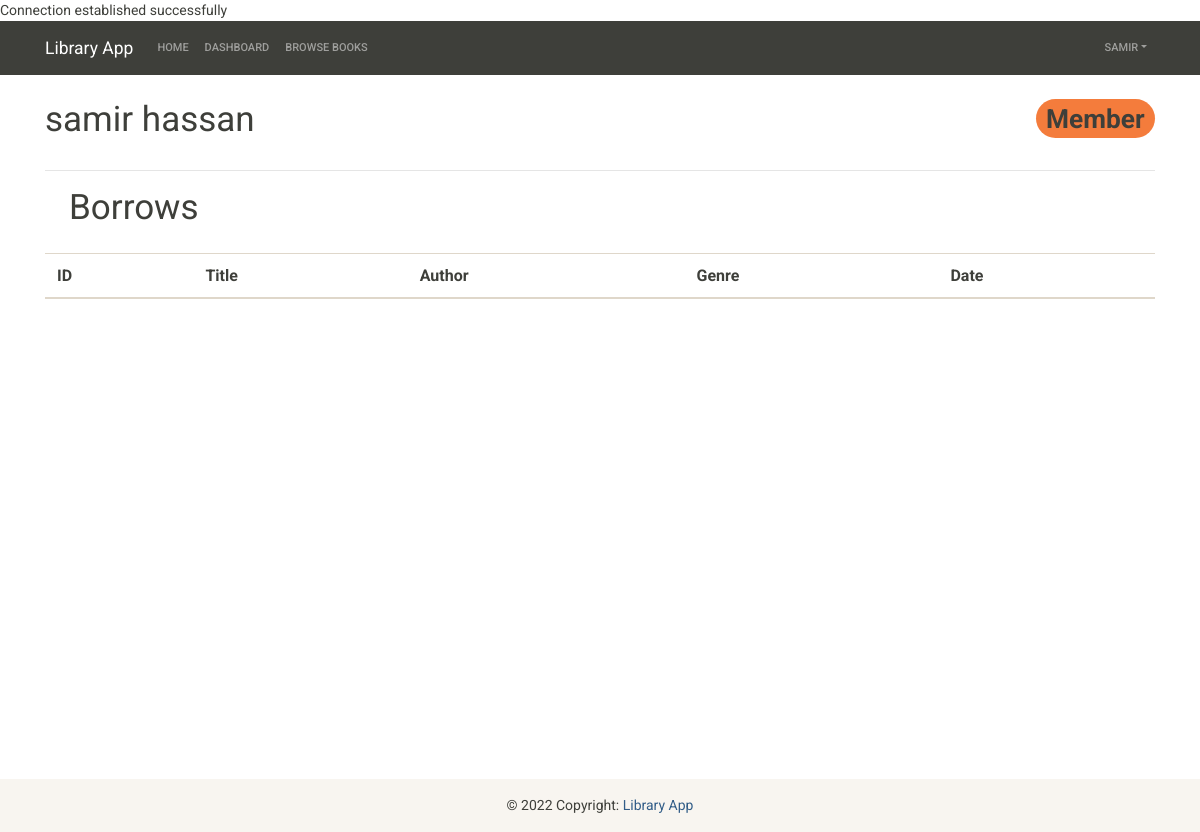
The page /customer-dashboard.php (signed in) on the database as committed earlier.
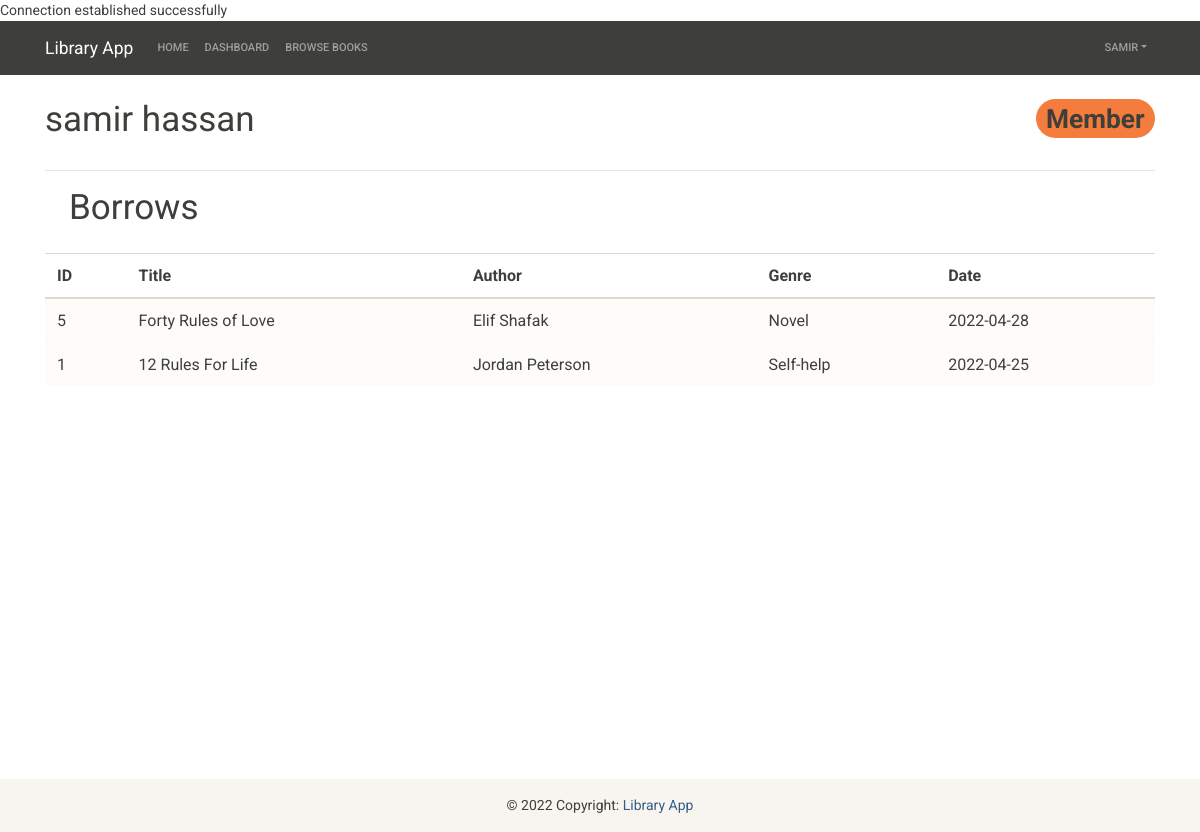
The same page on the database as committed later.
### tables this page shows
CREATE TABLE `borrowing` (
  `id` int(11) NOT NULL,
  `user_id` int(11) NOT NULL,
  `book_id` int(11) NOT NULL,
  `date` datetime NOT NULL
);

CREATE TABLE `book` (
  `id` int(11) NOT NULL,
  `title` varchar(255) NOT NULL,
  `author_id` int(11) NOT NULL,
  `genre_id` int(11) NOT NULL,
  `image_url` varchar(255) NOT NULL,
  `description` varchar(255) DEFAULT NULL
);

CREATE TABLE `author` (
  `id` int(11) NOT NULL,
  `name` varchar(255) NOT NULL,
  `wiki_page` varchar(255) DEFAULT NULL
);

CREATE TABLE `genre` (
  `id` int(11) NOT NULL,
  `name` varchar(255) NOT NULL
);

### customer-dashboard.php (the view, shortened to what this page needs)
<?php
  include_once('connection.php');
  require_once 'customer_auth.php'; ?>
<!DOCTYPE html>
<html lang="en">
<head>
    <link rel="stylesheet" href="https://bootswatch.com/4/sandstone/bootstrap.min.css">
</head>
<body>
<?php include('nav.php') ?>
<div class="container mb-5" style="min-height: 79vh;">
  <h1 class="my-4 d-flex justify-content-between">
    <?php echo $_SESSION['fname'] . ' ' . $_SESSION['lname']; ?>
    <span class="lm-5 mb-2 lg-sm badge rounded-pill bg-warning">Member</span>
  </h1>
  <hr>
  <?php
  $borrowing_query = "SELECT * FROM borrowing WHERE user_id='{$_SESSION["id"]}'";
  $borrowing_query_result = mysqli_query($link, $borrowing_query);
?>
  <h1 class="mb-4 ml-4">Borrows</h1>
      <table class="table table-hover" id="table2">
        <thead>
          <tr class="header">
            <th scope="col">ID</th>
            <th scope="col">Title</th>
            <th scope="col">Author</th>
            <th scope="col">Genre</th>
            <th scope="col">Date</th>
          </tr>
        </thead>
        <tbody class="items">
        <?php
        if ($borrowing_query_result->num_rows > 0) {
          while($borrowing_result = $borrowing_query_result->fetch_assoc()) {
            $books_query = "SELECT * FROM book WHERE id='{$borrowing_result["book_id"]}'";
            $books_query_result = mysqli_query($link, $books_query);
            $books_result = mysqli_fetch_array($books_query_result);
            $genre_query = "SELECT * FROM genre WHERE id='{$books_result["genre_id"]}'";
            $genre_result = mysqli_query($link, $genre_query);
            $genre_row = mysqli_fetch_array($genre_result);
            $author_query = "SELECT * FROM author WHERE id='{$books_result["author_id"]}'";
            $author_result = mysqli_query($link, $author_query);
            $author_row = mysqli_fetch_array($author_result);
            $author = $author_row['name'];
            $genre = $genre_row['name'];
          ?>
          <tr class="table-light">
            <td class="row-data"> <?php echo $books_result["id"] ?> </td>
            <td class="row-data"> <?php echo $books_result["title"] ?> </td>
            <td class="row-data"> <?php echo $author ?> </td>
            <td class="row-data"> <?php echo $genre ?> </td>
            <td class="row-data"> <?php echo date('Y-m-d', strtotime($borrowing_result["date"])) ?> </td>
          </tr>
        <?php } ?>
      <?php } ?>
        </tbody>
      </table>
</div>
<?php include('footer.php'); ?>
</body>
</html>

Rows that differ between the two databases and show on the page:
added borrowing: book "5", book.title "Forty Rules of Love", author.name "Elif Shafak", genre.name "Novel", date "2022-04-28"
added borrowing: book "1", book.title "12 Rules For Life", author.name "Jordan Peterson", genre.name "Self-help", date "2022-04-25"
